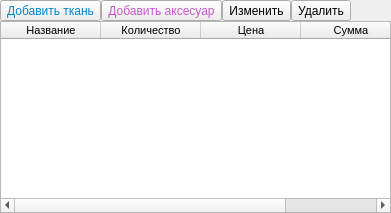
        <widget class="QWidget" name="tab_4">
         <attribute name="title">
          <string>Материал</string>
         </attribute>
         <layout class="QGridLayout" name="gridLayout_4">
          <property name="leftMargin">
           <number>0</number>
          </property>
          <property name="topMargin">
           <number>0</number>
          </property>
          <property name="rightMargin">
           <number>0</number>
          </property>
          <property name="bottomMargin">
           <number>0</number>
          </property>
          <property name="spacing">
           <number>0</number>
          </property>
          <item row="1" column="0">
           <widget class="QTableWidget" name="tw_materials">
            <property name="font">
             <font>
              <family>Tahoma</family>
              <pointsize>8</pointsize>
             </font>
            </property>
            <property name="editTriggers">
             <set>QAbstractItemView::NoEditTriggers</set>
            </property>
            <property name="alternatingRowColors">
             <bool>true</bool>
            </property>
            <property name="selectionBehavior">
             <enum>QAbstractItemView::SelectRows</enum>
            </property>
            <attribute name="verticalHeaderVisible">
             <bool>false</bool>
            </attribute>
            <attribute name="verticalHeaderDefaultSectionSize">
             <number>20</number>
            </attribute>
            <attribute name="verticalHeaderMinimumSectionSize">
             <number>18</number>
            </attribute>
            <column>
             <property name="text">
              <string>Название</string>
             </property>
            </column>
            <column>
             <property name="text">
              <string>Количество</string>
             </property>
            </column>
            <column>
             <property name="text">
              <string>Цена</string>
             </property>
            </column>
            <column>
             <property name="text">
              <string>Сумма</string>
             </property>
            </column>
           </widget>
          </item>
          <item row="0" column="0">
           <layout class="QHBoxLayout" name="horizontalLayout_2">
            <property name="spacing">
             <number>0</number>
            </property>
            <item>
             <widget class="QToolButton" name="toolButton_4">
              <property name="styleSheet">
               <string notr="true">color: rgb(0, 133, 200);</string>
              </property>
              <property name="text">
               <string>Добавить ткань</string>
              </property>
             </widget>
            </item>
            <item>
             <widget class="QToolButton" name="toolButton_8">
              <property name="autoFillBackground">
               <bool>false</bool>
              </property>
              <property name="styleSheet">
               <string notr="true">color: rgb(199, 87, 203);</string>
              </property>
              <property name="text">
               <string>Добавить аксесуар</string>
              </property>
             </widget>
            </item>
            <item>
             <widget class="QToolButton" name="toolButton_5">
              <property name="text">
               <string>Изменить</string>
              </property>
             </widget>
            </item>
            <item>
             <widget class="QToolButton" name="toolButton_6">
              <property name="text">
               <string>Удалить</string>
              </property>
             </widget>
            </item>
            <item>
             <spacer name="horizontalSpacer_2">
              <property name="orientation">
               <enum>Qt::Horizontal</enum>
              </property>
              <property name="sizeHint" stdset="0">
               <size>
                <width>40</width>
                <height>20</height>
               </size>
              </property>
             </spacer>
            </item>
           </layout>
          </item>
         </layout>
        </widget>
